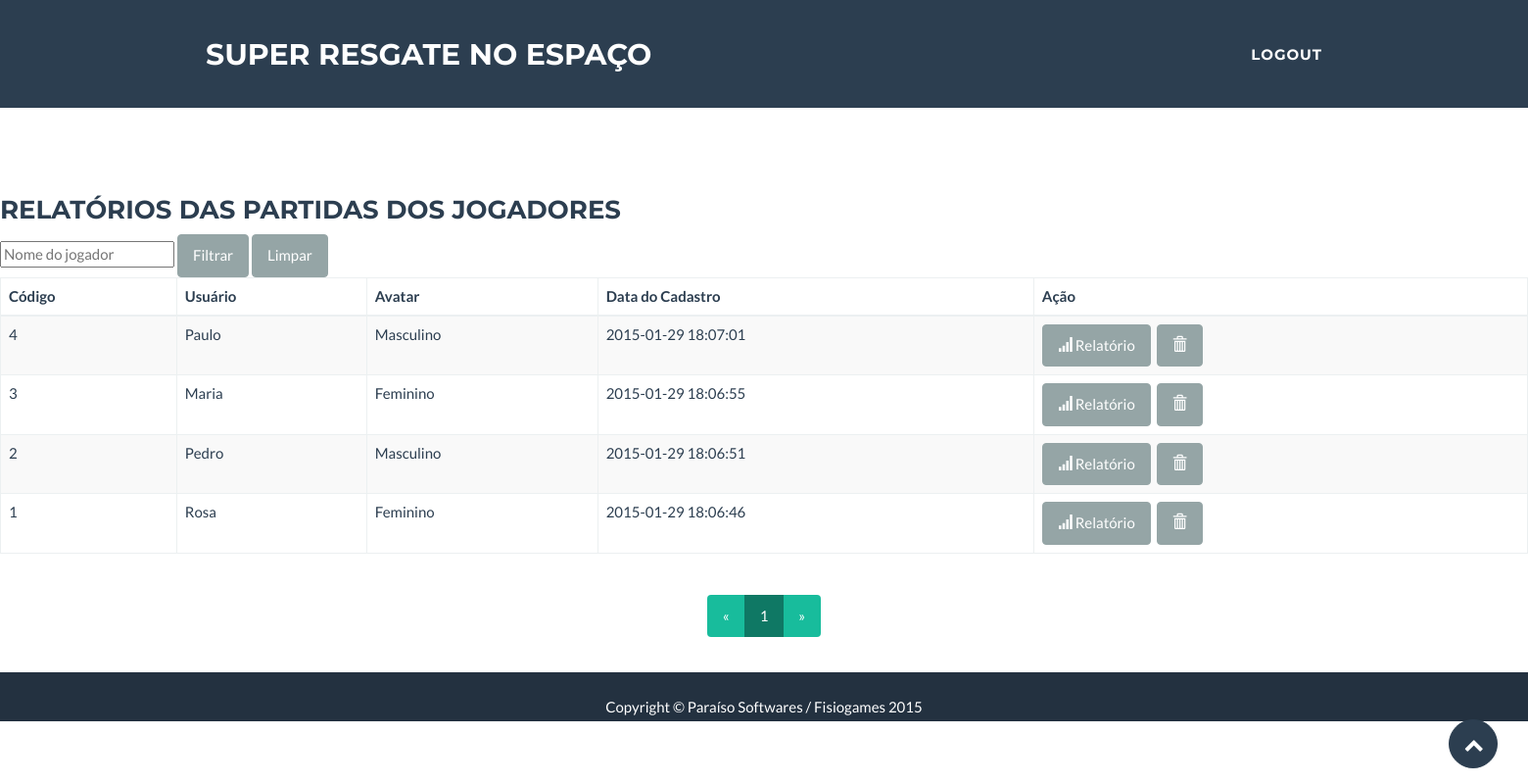
Screenshot of /portal/admin_ranking.php with the database file from the repository.
### tables this page shows
CREATE TABLE IF NOT EXISTS `user` (
`id` int(10) unsigned NOT NULL,
  `name` varchar(40) DEFAULT NULL,
  `gender` varchar(1) DEFAULT NULL,
  `avatar` int(11) DEFAULT NULL,
  `creation` timestamp NOT NULL DEFAULT CURRENT_TIMESTAMP ON UPDATE CURRENT_TIMESTAMP,
  `active` tinyint(1) NOT NULL DEFAULT '1'
);

### portal/admin_ranking.php (the view, shortened to what this page needs)
<?php
include 'header.php';
?>
<section id="desempenho">
	<div class="panel panel-default">
	  <div class="panel-heading">
		<h3 class="panel-title">Relat&oacute;rios das Partidas dos Jogadores</h3>
	  </div>
	  <div class="panel-body">
	<?php
	$limit = 20;
	if (isset($_GET["page"])) {
		$page  = $_GET["page"];
	}
	else {
		$page=1;
	}
	$start_from = ($page-1) * $limit;
	if ( $player_name == "" ) {
		$sql = "SELECT * FROM user ORDER BY id DESC LIMIT $start_from, $limit";
	} else {
		$sql = "SELECT * FROM user WHERE name LIKE '%".$player_name."%' ORDER BY id DESC LIMIT $start_from, $limit";
	}
	$rs_result = mysql_query($sql);
	?>
	<table class="table table-bordered table-striped">
	<thead>
	<tr>
	<th>Código</th>
	<th>Usuário</th>
	<th>Avatar</th>
	<th>Data do Cadastro</th>
	<th>Ação</th>
	</tr>
	<thead>
	<tbody>
	<?php
	while ($row = mysql_fetch_assoc($rs_result)) {
	$action_view = '<a href= "performance.php?user='.$row['id'].'" class="btn btn-default" role="button"><span class="glyphicon glyphicon-signal" aria-hidden="true"></span>&nbsp;Relat&oacute;rio</a>';
	$action_remove = '<a href= "remove_view.php?user='.$row['id'].'" class="btn btn-default" role="button"><span class="glyphicon glyphicon-trash" aria-hidden="true"></span></a>';
	?>
				<tr>
				<td><?php echo $row['id']; ?></td>
				<td><?php echo $row['name']; ?></td>
				<td><?php echo ($row['gender'] == 'F' ? 'Feminino' : 'Masculino'); ?></td>
				<td><?php echo $row['creation']; ?></td>
				<td><?php echo $action_view; ?>&nbsp;&nbsp;<?php echo $action_remove; ?></td>
				</tr>
	<?php
	};
	?>
	</tbody>
	<div align="left">
		<form action="admin_ranking.php" method="GET">
		<fieldset>
			<input type="text" placeholder="Nome do jogador" name="playername" value="<?php echo ($playername == "" ? "" : $playername); ?>"/>
			<button class="btn btn-default"  type="submit">Filtrar </button>
			<a href= "admin_ranking.php" class="btn btn-default" role="button">Limpar</span></a>
		</fieldset>
		</form>
	</div>
	</table>
	<?php
	if ( $player_name == "" ) {
		$sql = "SELECT COUNT(id) FROM user";
	} else {
		$sql = "SELECT COUNT(id) FROM user WHERE name LIKE '%".$player_name."%'";
	}
	$rs_result = mysql_query($sql);
	$row = mysql_fetch_row($rs_result);
	$total_records = $row[0];
	$total_pages = ceil($total_records / $limit);
	$pagLink = '<nav> <ul class="pagination">';
	$pagLink .= '<li><a href="admin_ranking.php?page='.(($page > 1)? $page-1 : 1).'" aria-label="Previous"><span aria-hidden="true">&laquo;</span></a></li>' ;
	for ($i=1; $i<=$total_pages; $i++) {
				 $pagLink .= "<li".($page==$i ? ' class="active"' : '')."><a href='admin_ranking.php?page=".$i."'>".$i."</a></li>";
	};
	$pagLink .= '<li><a href="admin_ranking.php?page='.(($page = $total_pages)? $page : $page+1).'" aria-label="Next"><span aria-hidden="true">&raquo;</span></a></li>';
	echo '<div class="row"><div class="col-lg-12 text-center">';
	echo $pagLink . "</ul></nav>";
	echo '</div></div>';
	?>
	</div>
	</div>
</section>
<?php include 'footer.php'; ?>
</body>
</html>

### portal/header.php (shortened to what this page needs)
<?php
echo '<!DOCTYPE html>
<html lang="en">
<head>
    <meta charset="utf-8">
    <meta http-equiv="X-UA-Compatible" content="IE=edge">
    <meta name="viewport" content="width=device-width, initial-scale=1">
    <meta name="description" content="">
    <meta name="author" content="">
    <title>Jogo Super Resgate no Espa&ccedil;o</title>
    <link href="css/bootstrap.min.css" rel="stylesheet">
    <link href="css/freelancer.css" rel="stylesheet">
    <link href="font-awesome/css/font-awesome.min.css" rel="stylesheet" type="text/css">
    <link href="http://fonts.googleapis.com/css?family=Montserrat:400,700" rel="stylesheet" type="text/css">
    <link href="http://fonts.googleapis.com/css?family=Lato:400,700,400italic,700italic" rel="stylesheet" type="text/css">
    <!--[if lt IE 9]>
        <script src="https://oss.maxcdn.com/libs/html5shiv/3.7.0/html5shiv.js"></script>
        <script src="https://oss.maxcdn.com/libs/respond.js/1.4.2/respond.min.js"></script>
    <![endif]-->
</head>
<body id="page-top" class="index">
    <nav class="navbar navbar-default navbar-fixed-top">
        <div class="container">
            <div class="navbar-header page-scroll">
                <button type="button" class="navbar-toggle" data-toggle="collapse" data-target="#bs-example-navbar-collapse-1">
                    <span class="sr-only">Toggle navigation</span>
                    <span class="icon-bar"></span>
                    <span class="icon-bar"></span>
                    <span class="icon-bar"></span>
                </button>
                <a class="navbar-brand" href="#page-top">Super Resgate no Espaço</a>
            </div>
			<div class="collapse navbar-collapse" id="bs-example-navbar-collapse-1">
				<ul class="nav navbar-nav navbar-right">
					<li class="dropdown" >
						<a href="login.php">Logout</a>
					</li>
				</ul>
			</div>
		</div>
    </nav>';
?>

### portal/footer.php
<?php
	echo '
	<footer class="text-center">
		<div class="footer-below">
			<div class="container">
				<div class="row">
					<div class="col-lg-12">
						Copyright &copy; Paraíso Softwares / Fisiogames 2015
					</div>
				</div>
			</div>
		</div>
	</footer>
	<div class="scroll-top page-scroll visible-xs visble-sm">
		<a class="btn btn-primary" href="#page-top">
			<i class="fa fa-chevron-up"></i>
		</a>
	</div>
    <script src="js/jquery.js"></script>
    <script src="js/bootstrap.min.js"></script>
    <script src="http://cdnjs.cloudflare.com/ajax/libs/jquery-easing/1.3/jquery.easing.min.js"></script>
    <script src="js/classie.js"></script>
    <script src="js/cbpAnimatedHeader.js"></script>
    <script src="js/jqBootstrapValidation.js"></script>
    <script src="js/contact_me.js"></script>
    <script src="js/freelancer.js"></script>';
?>

### portal/css/freelancer.css (style rules this page uses)
body { overflow-x: hidden; }
a, a:hover, a:focus, a:active, a.active { outline: 0; color: #18bc9c; }
h1, h2, h3, h4, h5, h6 { text-transform: uppercase; font-family: Montserrat,"Helvetica Neue",Helvetica,Arial,sans-serif; font-weight: 700; }
@media (min-width:768px) { .navbar-fixed-top { padding: 25px 0; -webkit-transition: padding .3s; -moz-transition: padding .3s; transition: padding .3s; } }
@media (min-width:768px) { .navbar-fixed-top .navbar-brand { font-size: 2em; -webkit-transition: all .3s; -moz-transition: all .3s; transition: all .3s; } }
.navbar { text-transform: uppercase; font-family: Montserrat,"Helvetica Neue",Helvetica,Arial,sans-serif; font-weight: 700; }
.navbar .navbar-nav { letter-spacing: 1px; }
.navbar-default, .navbar-inverse { border: 0; }
section { padding: 100px 0; }
footer { color: #fff; }
footer .footer-below { padding: 25px 0; background-color: #233140; }
.scroll-top { z-index: 1049; position: fixed; right: 2%; bottom: 2%; width: 50px; height: 50px; }
.scroll-top .btn { width: 50px; height: 50px; border-radius: 100%; font-size: 20px; line-height: 28px; }

### rows the page displays
user: id "4", name "Paulo", gender "Masculino", creation "2015-01-29 18:07:01"
user: id "3", name "Maria", gender "Feminino", creation "2015-01-29 18:06:55"
user: id "2", name "Pedro", gender "Masculino", creation "2015-01-29 18:06:51"
user: id "1", name "Rosa", gender "Feminino", creation "2015-01-29 18:06:46"
